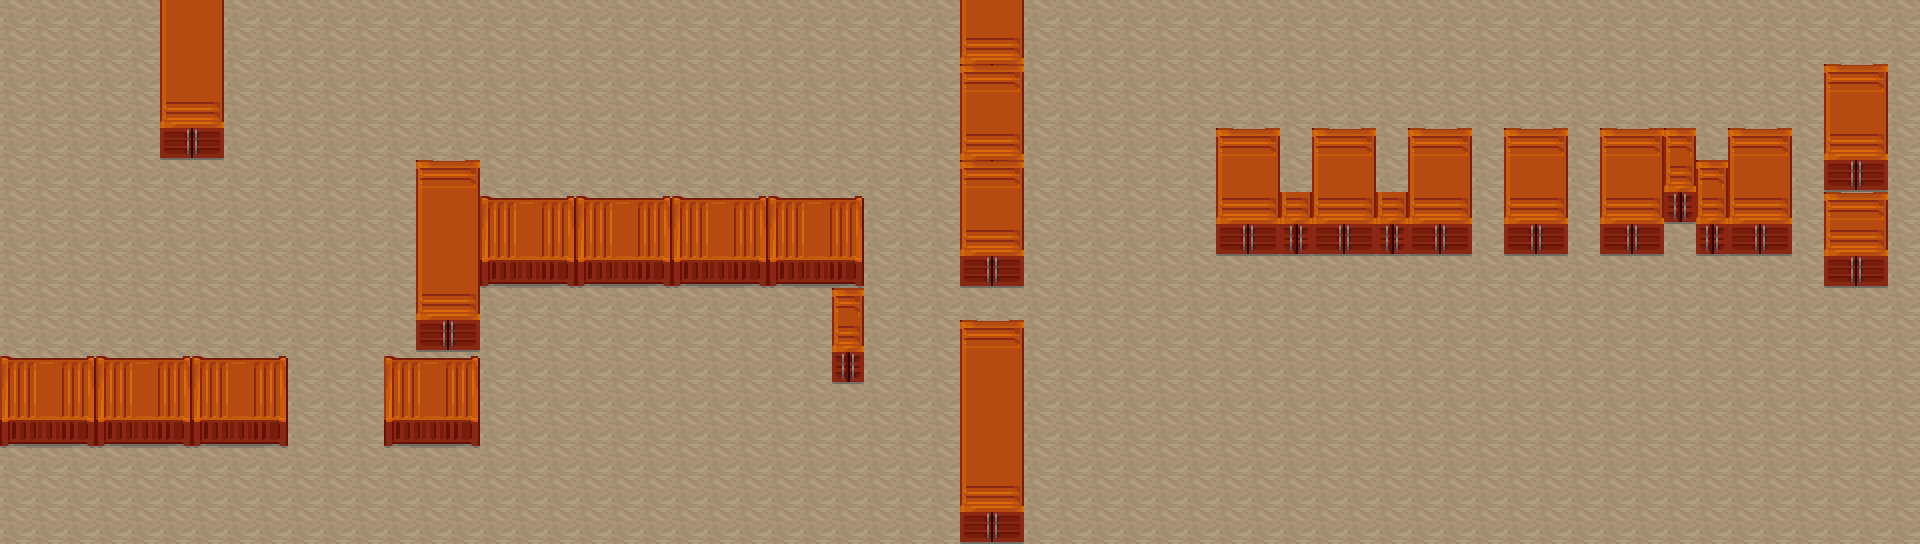

Below is a game level as drawn by its tile map, then a one-line description and the .tmx file that defines it, in full:
An orthogonal 60x17 tile map with 32x32 px tiles, 2 tile layers (Kachelebene 1, Kachelebene 2).

<map version="1.0" tiledversion="1.1.1" orientation="orthogonal" renderorder="right-down" width="60" height="17" tilewidth="32" tileheight="32" infinite="0" nextobjectid="1">
 <tileset firstgid="1" source="tileset.tsx" />
 <layer name="Kachelebene 1" width="60" height="17">
  <data encoding="csv">
11,11,11,11,11,43,44,11,11,11,11,11,11,11,11,11,11,11,11,11,11,11,11,11,11,11,11,11,11,11,43,44,11,11,11,11,11,11,11,11,11,11,11,11,11,11,11,11,11,11,11,11,11,11,11,11,11,11,11,11,
11,11,11,11,11,43,44,11,11,11,11,11,11,11,11,11,11,11,11,11,11,11,11,11,11,11,11,11,11,11,53,54,11,11,11,11,11,11,11,11,11,11,11,11,11,11,11,11,11,11,11,11,11,11,11,11,11,11,11,11,
11,11,11,11,11,43,44,11,11,11,11,11,11,11,11,11,11,11,11,11,11,11,11,11,11,11,11,11,11,11,63,64,11,11,11,11,11,11,11,11,11,11,11,11,11,11,11,11,11,11,11,11,11,11,11,11,11,11,11,11,
11,11,11,11,11,53,54,11,11,11,11,11,11,11,11,11,11,11,11,11,11,11,11,11,11,11,11,11,11,11,43,44,11,11,11,11,11,11,11,11,11,11,11,11,11,11,11,11,11,11,11,11,11,11,11,11,11,43,44,11,
11,11,11,11,11,63,64,11,11,11,11,11,11,11,11,11,11,11,11,11,11,11,11,11,11,11,11,11,11,11,53,54,11,11,11,11,11,11,11,11,11,11,11,11,11,11,11,11,11,11,11,11,11,11,11,11,11,53,54,11,
11,11,11,11,11,11,11,11,11,11,11,11,11,11,11,11,11,11,11,11,11,11,11,11,11,11,11,11,11,11,63,64,11,11,11,11,11,11,43,44,11,43,44,11,43,44,11,43,44,11,43,44,13,11,43,44,11,63,64,11,
11,11,11,11,11,11,11,11,11,11,11,11,11,43,44,11,11,11,11,11,11,11,11,11,11,11,11,11,11,11,43,44,11,11,11,11,11,11,53,54,13,53,54,13,53,54,11,53,54,11,53,54,23,13,53,54,11,11,11,11,
11,11,11,11,11,11,11,11,11,11,11,11,11,43,44,45,46,47,45,46,47,45,46,47,45,46,47,11,11,11,53,54,11,11,11,11,11,11,63,64,23,63,64,23,63,64,11,63,64,11,63,64,11,23,63,64,11,53,54,11,
11,11,11,11,11,11,11,11,11,11,11,11,11,43,44,55,56,57,55,56,57,55,56,57,55,56,57,11,11,11,63,64,11,11,11,11,11,11,11,11,11,11,11,11,11,11,11,11,11,11,11,11,11,11,11,11,11,63,64,11,
11,11,11,11,11,11,11,11,11,11,11,11,11,53,54,11,11,11,11,11,11,11,11,11,11,11,11,11,11,11,11,11,11,11,11,11,11,11,11,11,11,11,11,11,11,11,11,11,11,11,11,11,11,11,11,11,11,11,11,11,
11,11,11,11,11,11,11,11,11,11,11,11,11,63,64,11,11,11,11,11,11,11,11,11,11,11,13,11,11,11,11,11,11,11,11,11,11,11,11,11,11,11,11,11,11,11,11,11,11,11,11,11,11,11,11,11,11,11,11,11,
11,11,11,11,11,11,11,11,11,11,11,11,11,11,11,11,11,11,11,11,11,11,11,11,11,11,23,11,11,11,43,44,11,11,11,11,11,11,11,11,11,11,11,11,11,11,11,11,11,11,11,11,11,11,11,11,11,11,11,11,
45,46,47,45,46,47,45,46,47,11,11,11,45,46,47,11,11,11,11,11,11,11,11,11,11,11,11,11,11,11,43,44,11,11,11,11,11,11,11,11,11,11,11,11,11,11,11,11,11,11,11,11,11,11,11,11,11,11,11,11,
55,56,57,55,56,57,55,56,57,11,11,11,55,56,57,11,11,11,11,11,11,11,11,11,11,11,11,11,11,11,43,44,11,11,11,11,11,11,11,11,11,11,11,11,11,11,11,11,11,11,11,11,11,11,11,11,11,11,11,11,
11,11,11,11,11,11,11,11,11,11,11,11,11,11,11,11,11,11,11,11,11,11,11,11,11,11,11,11,11,11,43,44,11,11,11,11,11,11,11,11,11,11,11,11,11,11,11,11,11,11,11,11,11,11,11,11,11,11,11,11,
11,11,11,11,11,11,11,11,11,11,11,11,11,11,11,11,11,11,11,11,11,11,11,11,11,11,11,11,11,11,53,54,11,11,11,11,11,11,11,11,11,11,11,11,11,11,11,11,11,11,11,11,11,11,11,11,11,11,11,11,
11,11,11,11,11,11,11,11,11,11,11,11,11,11,11,11,11,11,11,11,11,11,11,11,11,11,11,11,11,11,63,64,11,11,11,11,11,11,11,11,11,11,11,11,11,11,11,11,11,11,11,11,11,11,11,11,11,11,11,11
</data>
 </layer>
 <layer name="Kachelebene 2" width="60" height="17">
  <data encoding="csv">
0,0,0,0,0,0,0,0,0,0,0,0,0,0,0,0,0,0,0,0,0,0,0,0,0,0,0,0,0,0,0,0,0,0,0,0,0,0,0,0,0,0,0,0,0,0,0,0,0,0,0,0,0,0,0,0,0,0,0,0,
0,0,0,0,0,0,0,0,0,0,0,0,0,0,0,0,0,0,0,0,0,0,0,0,0,0,0,0,0,0,0,0,0,0,0,0,0,0,0,0,0,0,0,0,0,0,0,0,0,0,0,0,0,0,0,0,0,0,0,0,
0,0,0,0,0,0,0,0,0,0,0,0,0,0,0,0,0,0,0,0,0,0,0,0,0,0,0,0,0,0,33,34,0,0,0,0,0,0,0,0,0,0,0,0,0,0,0,0,0,0,0,0,0,0,0,0,0,33,34,0,
0,0,0,0,0,0,0,0,0,0,0,0,0,0,0,0,0,0,0,0,0,0,0,0,0,0,0,0,0,0,0,0,0,0,0,0,0,0,0,0,0,0,0,0,0,0,0,0,0,0,0,0,0,0,0,0,0,0,0,0,
0,0,0,0,0,0,0,0,0,0,0,0,0,0,0,0,0,0,0,0,0,0,0,0,0,0,0,0,0,0,0,0,0,0,0,0,0,0,33,34,0,33,34,0,33,34,0,33,34,0,33,34,3,0,33,34,0,0,0,0,
0,0,0,0,0,0,0,0,0,0,0,0,0,33,34,0,0,0,0,0,0,0,0,0,0,0,0,0,0,0,33,34,0,0,0,0,0,0,0,0,0,0,0,0,0,0,0,0,0,0,0,0,0,3,0,0,0,0,0,0,
0,0,0,0,0,0,0,0,0,0,0,0,0,0,0,35,36,37,35,36,37,35,36,37,35,36,37,0,0,0,0,0,0,0,0,0,0,0,0,0,0,0,0,0,0,0,0,0,0,0,0,0,0,0,0,0,0,33,34,0,
0,0,0,0,0,0,0,0,0,0,0,0,0,0,0,0,0,0,0,0,0,0,0,0,0,0,0,0,0,0,0,0,0,0,0,0,0,0,0,0,0,0,0,0,0,0,0,0,0,0,0,0,0,0,0,0,0,0,0,0,
0,0,0,0,0,0,0,0,0,0,0,0,0,0,0,0,0,0,0,0,0,0,0,0,0,0,0,0,0,0,0,0,0,0,0,0,0,0,0,0,0,0,0,0,0,0,0,0,0,0,0,0,0,0,0,0,0,0,0,0,
0,0,0,0,0,0,0,0,0,0,0,0,0,0,0,0,0,0,0,0,0,0,0,0,0,0,3,0,0,0,0,0,0,0,0,0,0,0,0,0,0,0,0,0,0,0,0,0,0,0,0,0,0,0,0,0,0,0,0,0,
0,0,0,0,0,0,0,0,0,0,0,0,0,0,0,0,0,0,0,0,0,0,0,0,0,0,0,0,0,0,33,34,0,0,0,0,0,0,0,0,0,0,0,0,0,0,0,0,0,0,0,0,0,0,0,0,0,0,0,0,
35,36,37,35,36,37,35,36,37,0,0,0,35,36,37,0,0,0,0,0,0,0,0,0,0,0,0,0,0,0,0,0,0,0,0,0,0,0,0,0,0,0,0,0,0,0,0,0,0,0,0,0,0,0,0,0,0,0,0,0,
0,0,0,0,0,0,0,0,0,0,0,0,0,0,0,0,0,0,0,0,0,0,0,0,0,0,0,0,0,0,0,0,0,0,0,0,0,0,0,0,0,0,0,0,0,0,0,0,0,0,0,0,0,0,0,0,0,0,0,0,
0,0,0,0,0,0,0,0,0,0,0,0,0,0,0,0,0,0,0,0,0,0,0,0,0,0,0,0,0,0,0,0,0,0,0,0,0,0,0,0,0,0,0,0,0,0,0,0,0,0,0,0,0,0,0,0,0,0,0,0,
0,0,0,0,0,0,0,0,0,0,0,0,0,0,0,0,0,0,0,0,0,0,0,0,0,0,0,0,0,0,0,0,0,0,0,0,0,0,0,0,0,0,0,0,0,0,0,0,0,0,0,0,0,0,0,0,0,0,0,0,
0,0,0,0,0,0,0,0,0,0,0,0,0,0,0,0,0,0,0,0,0,0,0,0,0,0,0,0,0,0,0,0,0,0,0,0,0,0,0,0,0,0,0,0,0,0,0,0,0,0,0,0,0,0,0,0,0,0,0,0,
0,0,0,0,0,0,0,0,0,0,0,0,0,0,0,0,0,0,0,0,0,0,0,0,0,0,0,0,0,0,0,0,0,0,0,0,0,0,0,0,0,0,0,0,0,0,0,0,0,0,0,0,0,0,0,0,0,0,0,0
</data>
 </layer>
</map>